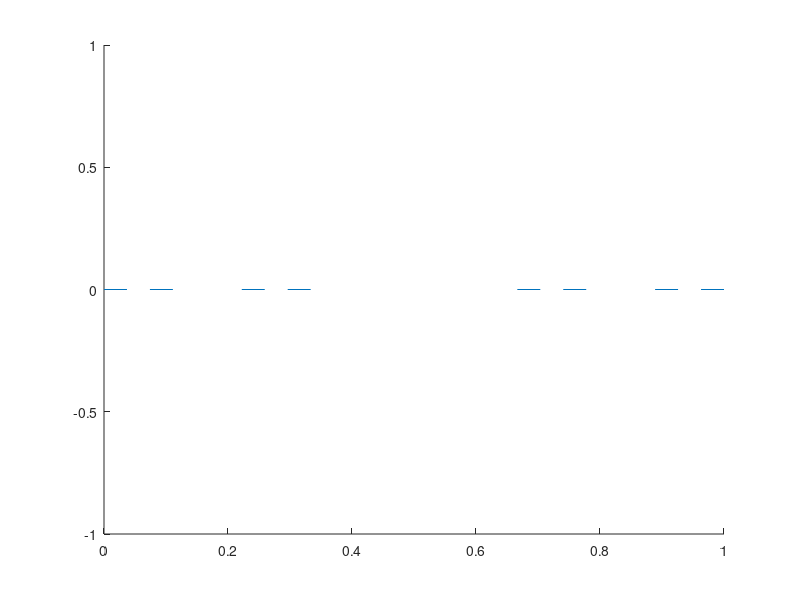

Here is the MATLAB script that generated this plot:
res=[0,1];
n=3;
for m=1:n
    res=[1/3.*res,2/3+1/3.*res];
end
for m=1:2:2^(n+1)-1
    line([res(m),res(m+1)],[0,0])
end